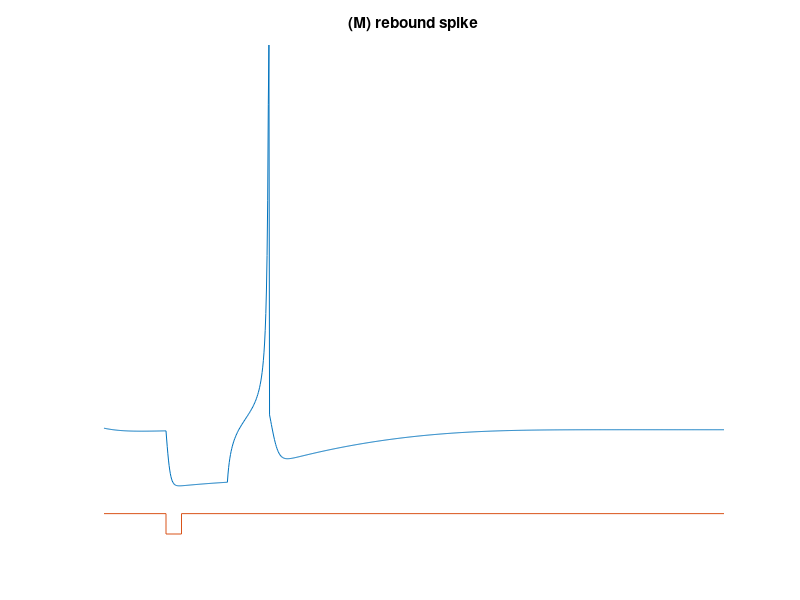

The MATLAB source for this figure:
% Izhikevich single neuron to show anode break excitation

a=0.03; b=0.25; c=-60;  d=4;
V=-64;  u=b*V;

VV=[];  uu=[];
tau = 0.2;  tspan = 0:tau:200;
T1=20;


spikes = zeros(1, length(tspan));
t_counter = 0;
for t=tspan
    t_counter = t_counter + 1;

    if (t>T1) & (t < T1+20) 
        I=-10;
    else
        I=0;
    end;
    V = V + tau*(0.04*V^2+5*V+140-u+I);
    u = u + tau*a*(b*V-u);
    if V > 30
        disp('spike')
        VV(end+1)=30;
        V = c;
        u = u + d;
        spikes(t_counter) = 1;
    else
        VV(end+1)=V;
    end;
    uu(end+1)=u;
end;
plot(tspan,VV,[0 T1 T1 (T1+5) (T1+5) max(tspan)],-85+[0 0 -5 -5 0 0]);
axis([0 max(tspan) -90 30])
axis off;
title('(M) rebound spike');
